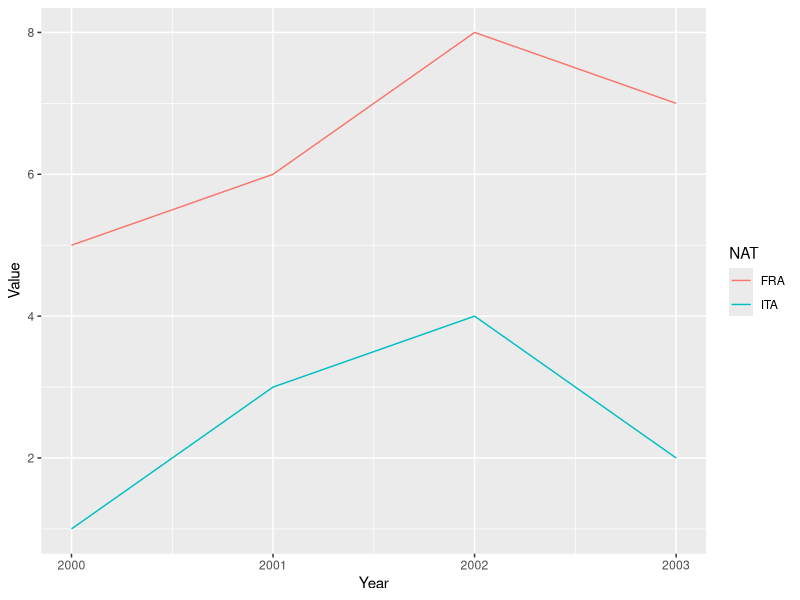
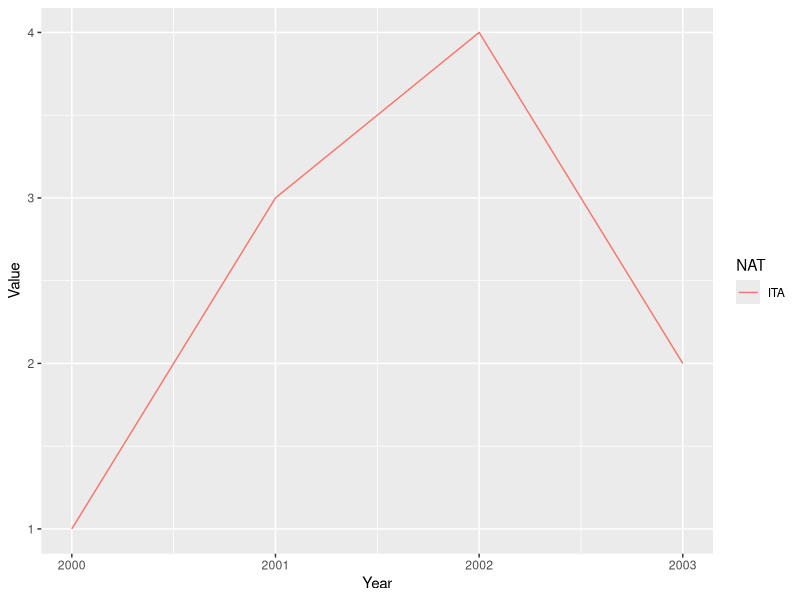
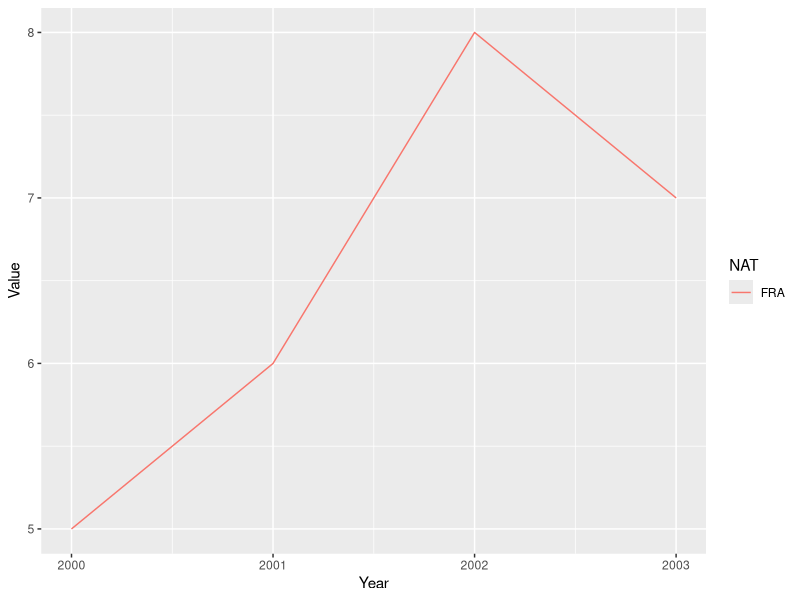
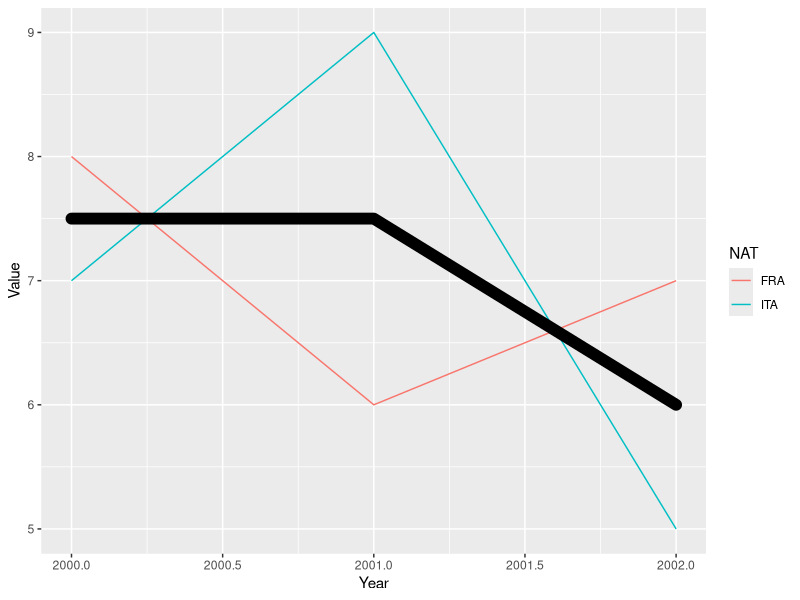

Reproduce these figures in R, in order.
# Test how to manage efficiently a DataFrame


# ---- Intro #####
df = data.frame(
  NAT  = factor(c('ITA','USA','CHI','ITA','USA','CHI')),
  GDP  = c(10, 12, 13, 9, 11, 15),
  Year = c(2000,2000,2000,2001,2001,2001)
  )

df

# Access a columns 
df['Year']        # by its name
df[1]             # by its position
df[c(1,3)]
df[c('Year','NAT')]
df[2:3]

# Access rows
df[1,]
df[1:2,]
df[c(1,3),]

# Access subtables
df[1:2,c('NAT','Year')]

# Access by value (for our query)
df[df$NAT == 'ITA',]               # Access all the data with nation == ITA
df[df$Year == 2001,c('NAT','GDP')] # Access nations and GDP for year 2001
# extend with logical operators

# ---- Manage Dataframe #####
# which indicators are common to each state?

v_n = c('ITA','FRA','SPA','GER')
v_i = c('GDP','GDP','GDP','GDP',
        'C02','C02','C02','C02',
        'AGR','AGR','AGR','AGR')
v_y = c(2000,2000,2000,2000,2000,2000,2000,2000,2000,2000,2000,2000,
        2001,2001,2001,2001,2001,2001,2001,2001,2001,2001,2001,2001)
v_v = c(10,9,11,12,        .67,.87,.52,.45,        101,108,130,94,
        11,7,10,11,        .63,.90,.56,.42,        104,107,120,96)


df <- data.frame(
  NAT   = c(v_n,v_n,v_n,v_n,v_n,v_n),
  IND   = c(v_i,v_i),
  Year  = v_y,
  Value = v_v
)

df
summary(df)

# Select one year, drop the year column
df_2000 = df[df$Year==2000,-3]

# delete one row
df_2000 <- df_2000[-10,]
df_2000

library(reshape2)

# Indicator as columns
df_ind <- dcast(df_2000, NAT ~ IND)
df_ind

# Delete the columns with a NA value
#http://stackoverflow.com/questions/12454487/remove-columns-from-dataframe-where-some-of-values-are-na
df_ind1 <- df_ind[,colSums(is.na(df_ind))==0] 
df_ind1

# Delete the rows with a NA value
df_ind2 <- df_ind[rowSums(is.na(df_ind))==0,] 
df_ind2


# ---- Grouping Dataframe ####
library(dplyr)
library(readr)

df
df1 <- df[c(-10,-22),] # drop the AGR ind for all year for FRA
df1
# Group by nation
counts1 <- df1 %>%
  group_by(NAT) %>%
  summarise(NumIndicators = n_distinct(IND),
            NumYears      = n_distinct(Year),
            FirstYear     = min(Year),
            LastYear      = max(Year))
counts1
# for an indicator to be included in the count it has to happear at least one time
# so FRA has 2 indicators

# Group by indicators
counts2 <- df %>%
  group_by(IND) %>%
  summarise(NumCountries = n_distinct(NAT),
            NumYears     = n_distinct(Year),
            FirstYear    = min(Year),
            LastYear     = max(Year))
counts2

# filter using dyplr
test <- df %>%
  filter(Year==2000)

# ---- Plot a graph #####

df <- data.frame(
  NAT   = c('ITA','ITA','ITA','ITA','FRA','FRA','FRA','FRA'),
  Year  = c(2000,2001,2002,2003,2000,2001,2002,2003),
  Value = c(1,3,4,2,5,6,8,7)
)
df

library(ggplot2)

x11()
ggplot(df, aes(x = Year, y = Value, colour = NAT)) + geom_line()

df
df[df$Year==2000 & df$NAT=='FRA',]

# ---- Merge two table ####
df1 <- data.frame(
  NAT = c('A','B','C','A','B','C'),
  IND = c('I','I','I','J','J','J'),
  Val = c( 1 , 2 , 3 , 2 , 4 , 0 )
)
df1

df2 <- data.frame(
  NAT = c('A','B','C'),
  REG = c('X','Y','X')
)
df2

merge(df1,df2,by='NAT')

v <- unique(df2[,'REG'])


# ---- plot in a for cycle #####
df <- data.frame(
  NAT   = c('ITA','ITA','ITA','ITA','FRA','FRA','FRA','FRA'),
  Year  = c(2000,2001,2002,2003,2000,2001,2002,2003),
  Value = c(1,3,4,2,5,6,8,7)
)
df

v <- unique(df$NAT)

for (i in v){
  df1 <- df %>%
    filter(NAT==i)
  x11()
  # REM inside a for loop for the ggplot i need the print for the plot no
  print(ggplot(df1, aes(x = Year, y = Value, colour = NAT),
               main=i,
               xlab='Year',ylab="Value") + geom_line())
}

# ---- select from a dataframe with %in% ####
v_n = c('ITA','FRA','SPA','GER')
v_i = c('GDP','GDP','GDP','GDP',
        'C02','C02','C02','C02',
        'AGR','AGR','AGR','AGR')
v_y = c(2000,2000,2000,2000,2000,2000,2000,2000,2000,2000,2000,2000,
        2001,2001,2001,2001,2001,2001,2001,2001,2001,2001,2001,2001)
v_v = c(10,9,11,12,        .67,.87,.52,.45,        101,108,130,94,
        11,7,10,11,        .63,.90,.56,.42,        104,107,120,96)
df <- data.frame(
  NAT   = c(v_n,v_n,v_n,v_n,v_n,v_n),
  IND   = c(v_i,v_i),
  Year  = v_y,
  Value = v_v
)
df

nations <- data.frame(
  NAT   =c('ITA','FRA')
  )

df_fil <- df[df$NAT %in% nations$NAT,]
df_fil

df_fil <- df %>%
  filter(df$NAT %in%  nations$NAT)
df_fil

# ---- plot a dataframe with its mean ####
df <- data.frame(
  NAT   = c('ITA','FRA','ITA','FRA','ITA','FRA'),
  Year  = c(2000,2000,2001,2001,2002,2002),
  Value = c(7,8,9,6,5,7)
)
df

m <- df %>%
  group_by(Year) %>%
  summarise(Mean = mean(Value))
m

x11()
ggplot() +
  geom_line(data = df, aes(x = Year, y = Value, colour = NAT)) + 
  geom_line(data = m,  aes(x = Year, y = Mean),size = 4, linejoin = "round", lineend = "round")




# ---- intersect indicators ####

v_n = c('ITA','FRA','SPA','GER')
v_i = c('GDP','GDP','GDP','GDP',
        'C02','C02','C02','C02',
        'AGR','AGR','AGR','AGR')
v_y = c(2000,2000,2000,2000,2000,2000,2000,2000,2000,2000,2000,2000,
        2001,2001,2001,2001,2001,2001,2001,2001,2001,2001,2001,2001)
v_v = c(10,9,11,12,        .67,.87,.52,.45,        101,108,130,94,
        11,7,10,11,        .63,.90,.56,.42,        104,107,120,96)


df <- data.frame(
  NAT   = c(v_n,v_n,v_n,v_n,v_n,v_n),
  IND   = c(v_i,v_i),
  Year  = v_y,
  Value = v_v
)

df1 <- df[-10,]

dd <- df1 %>%
  filter(Year == 2000) %>%
  select(-Year) %>%
  dcast(NAT ~ IND) 
dd <- dd[,colSums(is.na(dd))==0]